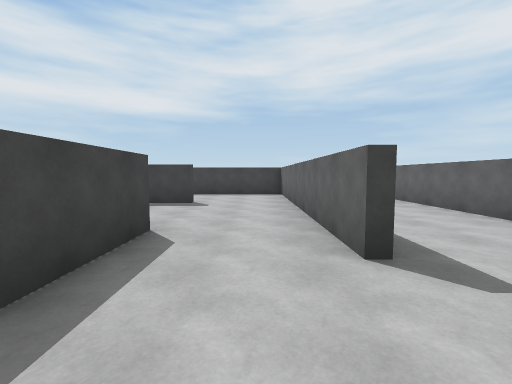
[1] (above)

24 first-person views from a walk through a 3-D level made in the Unity game engine. The camera is 1.5 m above the floor, tilts 4° down and sees 90° across. The floor is counted in squares, 2 m on a side. Each view is taken from the middle of a square. On the plan, view 1 faces up. The plan holds only what a view shows up to about 9 squares ahead; the rest is blank. The player character is not drawn.

[2]
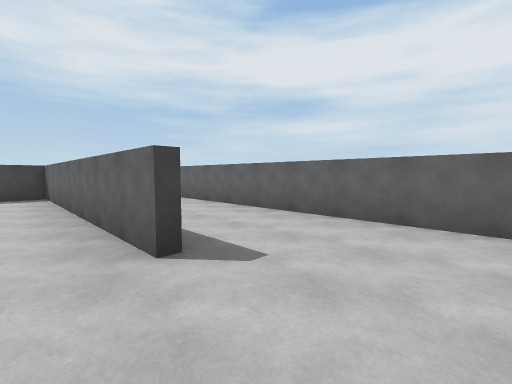

[3]
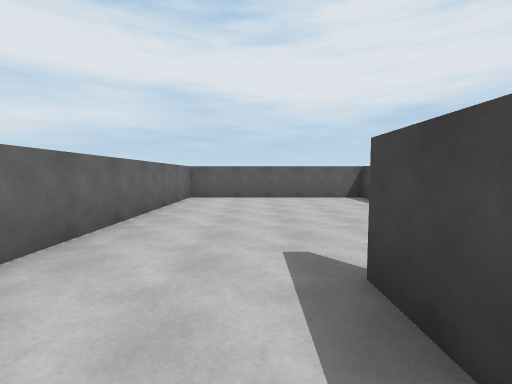

[4]
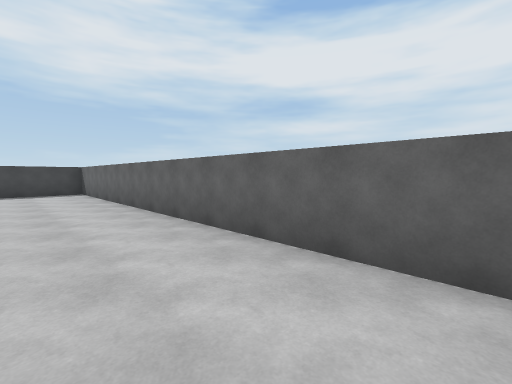

[5]
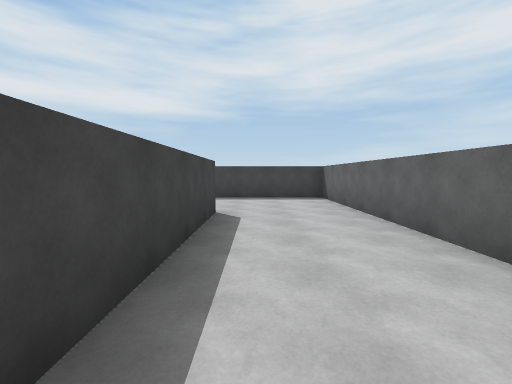

[6]
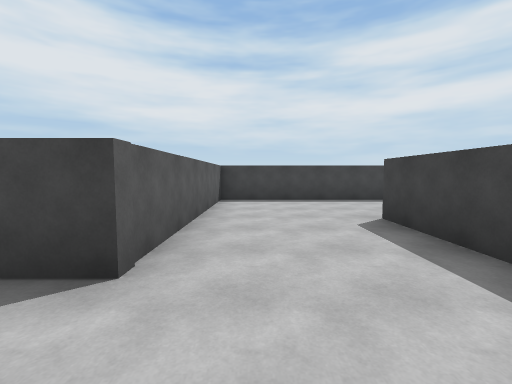

[7]
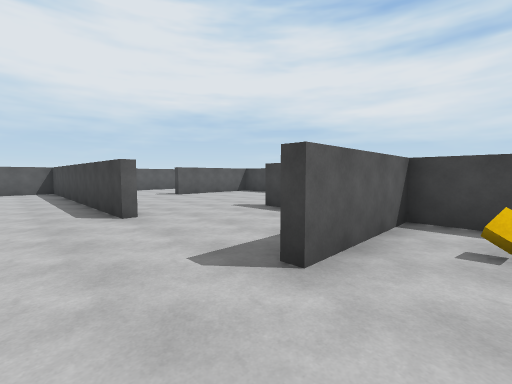

[8]
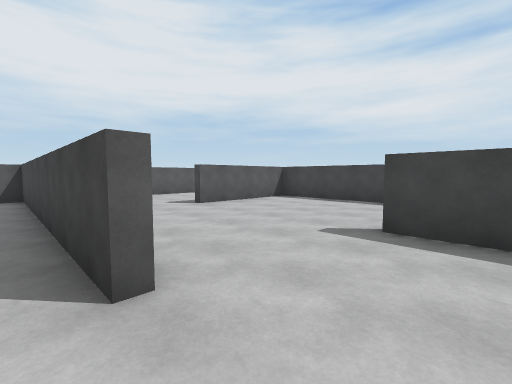

[9]
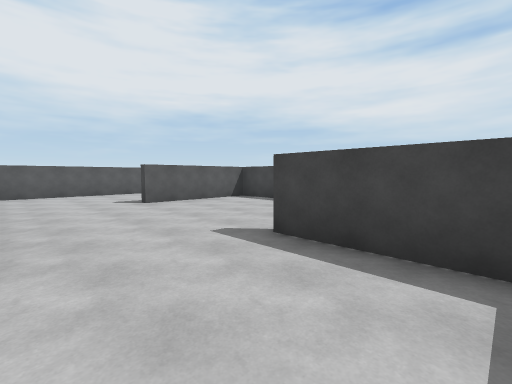

[10]
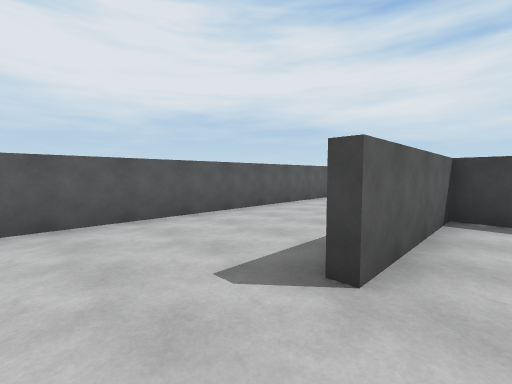

[11]
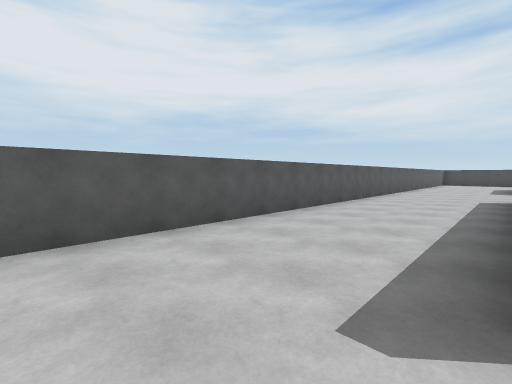

[12]
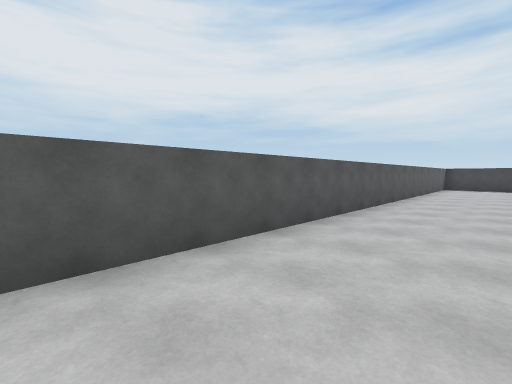

[13]
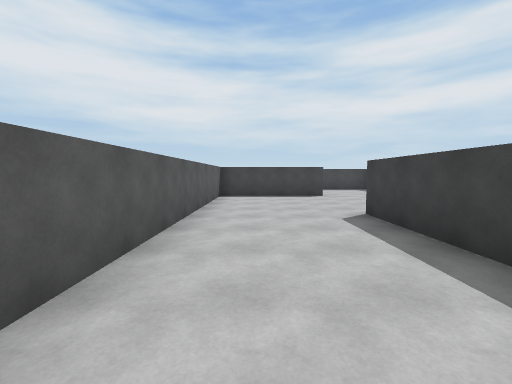

[14]
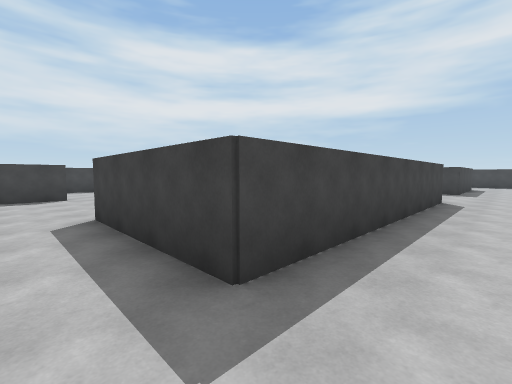

[15]
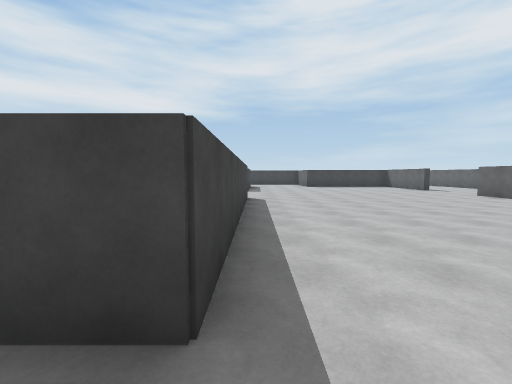

[16]
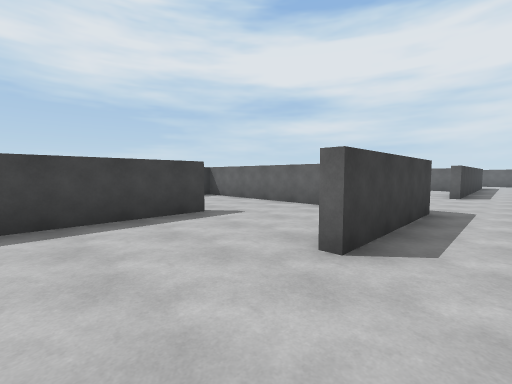

[17]
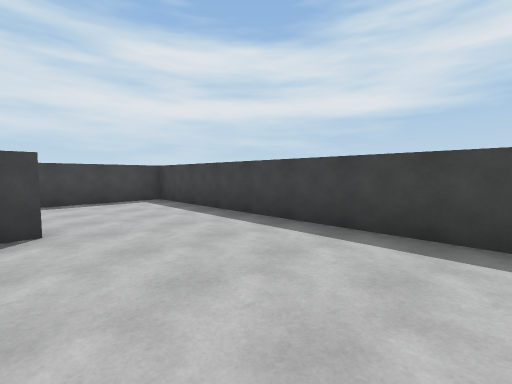

[18]
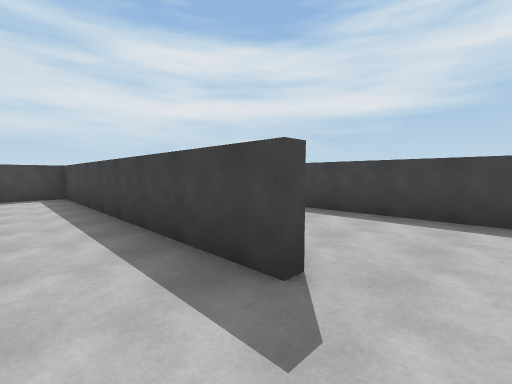

[19]
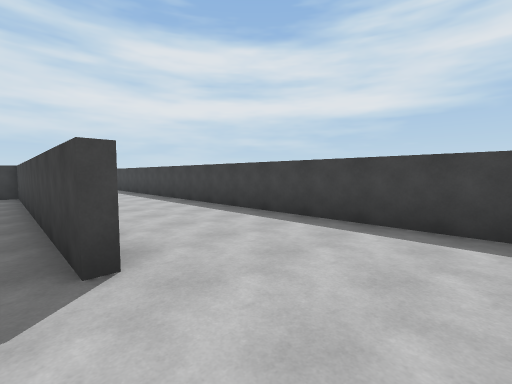

[20]
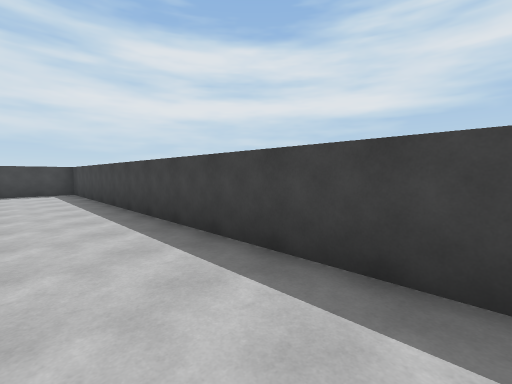

[21]
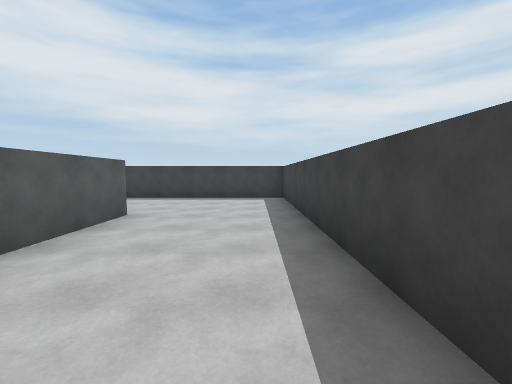

[22]
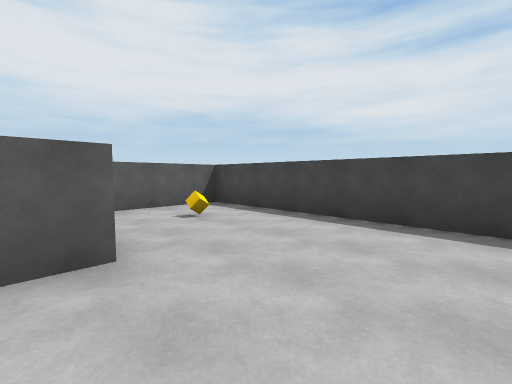

[23]
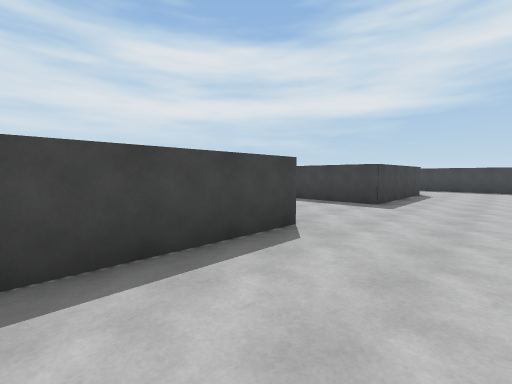

[24]
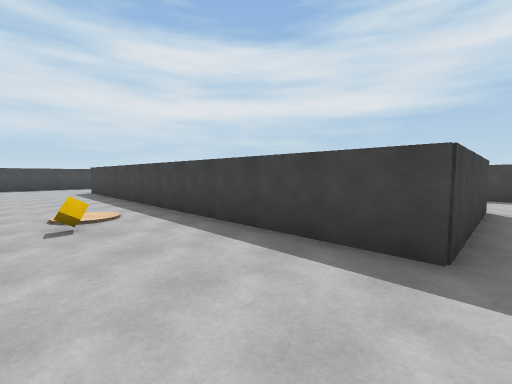

### Floor plan
Ten units are one square. View 1 is at (0, 0); x grows to the right and y downward. Boxes are objects, and circles mark ways between rooms. Rooms are numbered by the first view taken in them; rooms with no view inside come last. Other rooms are left out.
<svg viewBox="-316 -136 362 183">
<path fill="none" stroke="#000" d="M12 -32 12 -21M10 -21 10 -36M-14 -35 -14 42 41 42 41 -131 -14 -131M-45 -124 -45 -100 12 -100 12 -58M10 -65 10 -97 -1 -97M-45 -81 -45 -69 -16 -69M-163 -61 -163 9 -199 9M-169 -59 -286 -59M-165 -12 -165 -54M-190 -24 -274 -24 -274 5M-163 -124 -163 -95 -262 -95M-83 -56 -83 -70M-80 -28 -80 7 -46 7M-102 9 -124 9M-45 -61 -45 -38M-239 6 -239 42 -20 42M-278 -26 -252 -26M-16 -66 -29 -66M10 -36 10 -65M-286 -59 -311 -59 -311 7 -285 7"/>
<rect x="-35" y="-85" width="10" height="10" fill="#bbb"><title>cube</title></rect>
<rect x="-215" y="-85" width="10" height="10" fill="#bbb"><title>other object</title></rect>
<rect x="-205" y="-85" width="10" height="10" fill="#bbb"><title>cube</title></rect>
<rect x="-295" y="-15" width="10" height="10" fill="#bbb"><title>cube</title></rect>
<circle cx="0" cy="-30" r="3" fill="#2a7"/>
<circle cx="-5" cy="-70" r="3" fill="#2a7"/>
<circle cx="-275" cy="-45" r="3" fill="#2a7"/>
<text x="20" y="-40">1</text>
<text x="-10" y="-80">2</text>
<text x="-150" y="-60">3</text>
<text x="-300" y="-20">4</text>
</svg>
Room 1 opens to room 3. Room 2 opens to room 3. Room 3 opens to room 4.

Where each view was taken, in squares from view 1:
view 1: 0 up, 0 right, facing up
view 2: 0 up, 0 right, facing up-right
view 3: 4 up, 2 right, facing down
view 4: 2 up, 2 right, facing up-right
view 5: 5 up, 2 right, facing up
view 6: 11 up, 3 right, facing left
view 7: 8 up, 0 right, facing down-left
view 8: 5 up, 1 left, facing down-left
view 9: 6 up, 2 left, facing down-left
view 10: 0 up, 3 left, facing down-left
view 11: 1 down, 3 left, facing down-left
view 12: 2 down, 9 left, facing down-left
view 13: 3 down, 15 left, facing left
view 14: 2 down, 15 left, facing up-left
view 15: 2 down, 16 left, facing up
view 16: 2 down, 22 left, facing up-right
view 17: 1 down, 20 left, facing up-left
view 18: 1 up, 18 left, facing up-left
view 19: 2 up, 17 left, facing up-left
view 20: 4 up, 20 left, facing up-left
view 21: 5 up, 23 left, facing left
view 22: 5 up, 27 left, facing down-left
view 23: 3 up, 14 left, facing up-left
view 24: 7 up, 16 left, facing up-left
